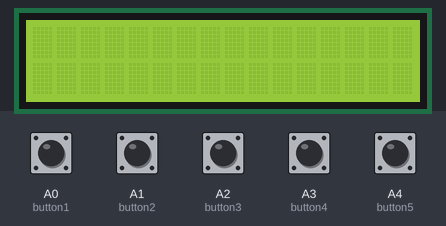
Simulated run of this sketch. Board: Arduino Leonardo, built for the host (arithmetic inside an expression is 32-bit, double 64-bit). On the bench: 16×2 character LCD. Inputs (shaded band) come from the test bench; at power-on: A0 (button1), A1 (button2), A2 (button3), A3 (button4), A4 (button5) HIGH. What the sketch prints to the serial monitor is not drawn.

Above: at 1.2 s.
1.3 s: A0 (button1) pulled LOW for 1 s
At 2.5 s:
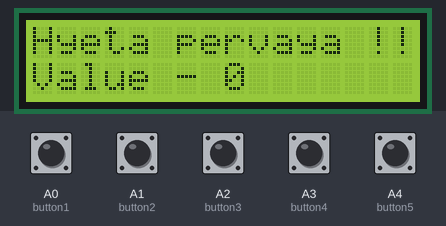
3.8 s: A1 (button2) pulled LOW for 0.15 s
At 5.1 s:
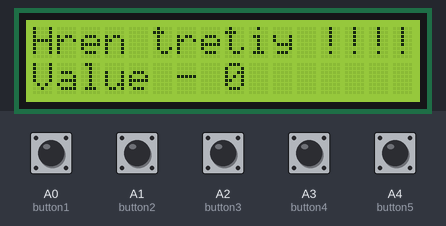
5.9 s: A1 (button2) pulled LOW for 0.15 s
At 7.7 s:
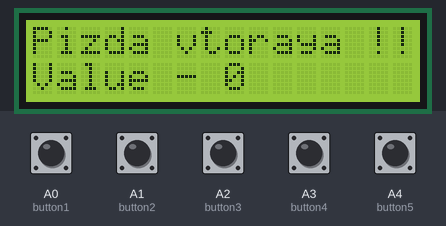
8.0 s: A0 (button1) pulled LOW for 1 s
At 9.3 s:
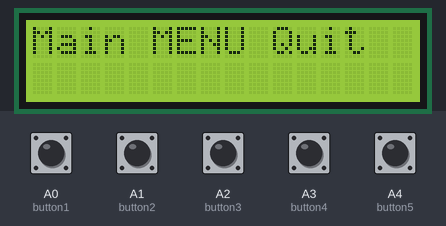
Timing chart, 0 to 11.0 s (numbered marks = the images above; inputs shaded):
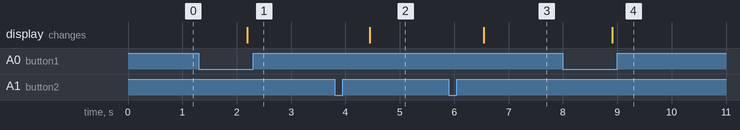

Measured:
- after the input at 1.3 s, the display: changes after 0.89 s (image 1)
- after the input at 3.8 s, the display: changes after 0.65 s (image 2)
- after the input at 5.9 s, the display: changes after 0.65 s (image 3)
- after the input at 8.0 s, the display: changes after 0.90 s (image 4)

The sketch:

Menu_4.ino
```cpp
typedef enum {
  MENU_OFF,  // set LED "OFF".
  MENU_ON,   // set LED "ON"
  ACTION_NONE,
  ACTION_LEFT, // blink LED "SLOW"
  ACTION_RIGHT,  // blink LED "FAST"
  ACTION_UP, // blink LED "SLOW"
  ACTION_DOWN,  // blink LED "FAST"
  ACTION_MENU // blink LED "SLOW"

} MyActions;

int mpd;
int mpds;
boolean verflag;
boolean horflag;

int numMenu = 0;
int countMenu = 3;
int dataMenu[3];

MyActions currentAction = MENU_OFF; // no action when starting
MyActions buttonAction = ACTION_NONE;

#include "OneButton.h"

// Setup a new OneButton on pin A0.
OneButton button1(A0, true);
// Setup a new OneButton on pin A1.
OneButton button2(A1, true);
// Setup a new OneButton on pin A2.
OneButton button3(A2, true);
// Setup a new OneButton on pin A3.
OneButton button4(A3, true);
// Setup a new OneButton on pin D4.
OneButton button5(A4, true);


#include <LiquidCrystal.h>
// initialize the library with the numbers of the interface pins
LiquidCrystal lcd(8, 9, 10, 11, 12, 13);
#include <Time.h>
#include <TimeLib.h>
#include <Wire.h>
#include <DS3231.h>

DS3231 clock;
RTCDateTime dt;


// setup code here, to run once:
void setup() {

  mpd = 0;
  mpds = 0;
  verflag = 0;
  horflag = 0;

  // Setup the Serial port. see http://arduino.cc/en/Serial/IfSerial
  Serial.begin(9600);
  while (!Serial) {
    ; // wait for serial port to connect. Needed for Leonardo only
  }
  Serial.println("Starting TwoButtons...");

  lcd.begin(16, 2);
  lcd.clear();

  clock.begin();
  // Set sketch compiling time
  clock.setDateTime(__DATE__, __TIME__);

  // link the button 1 functions.
  button1.attachClick(click1);
  button1.attachDoubleClick(doubleclick1);
  button1.attachLongPressStart(longPress1);


  // link the button 2 functions.
  button2.attachClick(click2);
  button2.attachDoubleClick(doubleclick2);


    // link the button 3 functions.
  button3.attachClick(click3);
  button3.attachDoubleClick(doubleclick3);


      // link the button 4 functions.
  button4.attachClick(click4);
  button4.attachDoubleClick(doubleclick4);


      // link the button 5 functions.
  button5.attachClick(click5);
  button5.attachDoubleClick(doubleclick5);


  // You may have to modify the next 2 lines if using another pin than A1
  PCICR |= (1 << PCIE1);    // This enables Pin Change Interrupt 1 that covers the Analog input pins or Port C.
  PCMSK1 |= (1 << PCINT9);  // This enables the interrupt for pin 1 of Port C: This is A1.
} // setup


// The Interrupt Service Routine for Pin Change Interrupt 1
// This routine will only be called on any signal change on A1: exactly where we need to check.
ISR(PCINT1_vect) {
  // keep watching the push button:
  button1.tick(); // just call tick() to check the state.
}


// main code here, to run repeatedly:
void loop() {
  unsigned long now = millis();

/*
  lcd.setCursor(0, 0); // set the cursor to column 15, line 0
  lcd.print("Data: ");// Print a message of "Temp: "to the LCD.
  lcd.print(clock.dateFormat("d.m.y",  dt));
  // (note: line 1 is the second row, since counting begins with 0):
  lcd.setCursor(0, 1); // set the cursor to column 15, line 1
  lcd.print("Time: ");
  lcd.print(clock.dateFormat("H:i:s",  dt));
*/

  // keep watching the push buttons:
  button1.tick();
  button2.tick();
  button3.tick();
  button4.tick();
  button5.tick();

  // You can implement other code in here or just wait a while
 // Serial.print(".");
  delay(10);

 // You can implement other code in here or just wait a while


  if (currentAction == MENU_OFF) {
    // Проверяем нажата ли кнопка меню
    if (buttonAction == ACTION_MENU) {
      //обнулили кнопку
      buttonAction = ACTION_NONE;
      //состояние переводим в меню пункт один
      currentAction = MENU_ON;
      numMenu = 0;

      //ввыводит надпись что мы в меню
      digitalWrite(13, HIGH);
      Serial.println("Main MENU");

      printMenuStatus();
    }

  }
  else {
    // Проверяем нажата ли кнопка меню
    if (buttonAction == ACTION_MENU) {
      //обнулили кнопку
      buttonAction = ACTION_NONE;
      //состояние переводим в меню пункт один
      currentAction = MENU_OFF;
      //ввыводит надпись что мы в меню
      digitalWrite(13, LOW);
      Serial.println("Main MENU Quit");
       lcd.clear();
       lcd.setCursor(0, 0); // set the cursor to column 15, line 0
       lcd.print("Main MENU Quit");// Print a message of "Temp: "to the LCD.

    }

    if (buttonAction == ACTION_LEFT) {
      //обнулили кнопку
      buttonAction = ACTION_NONE;
      //переключили указатель меню
      numMenu--;
      if (numMenu < 0) numMenu = 2;
      printMenuStatus();
    }

    if (buttonAction == ACTION_RIGHT) {
      buttonAction = ACTION_NONE;
      //переключили указатель меню
      numMenu++;
      if (numMenu > 2) numMenu = 0;
      printMenuStatus();
    }

    if (buttonAction == ACTION_UP) {
      buttonAction = ACTION_NONE;
      dataMenu[numMenu]++;
      printValueStatus();
    }

    if (buttonAction == ACTION_DOWN) {
      buttonAction = ACTION_NONE;
      dataMenu[numMenu]--;
      printValueStatus();
    }

  }


  // для антидребезга
  delay(10);


}


void printMenuStatus() {
  Serial.println((String) "Menu number: " + (numMenu + 1) + " ");
  if (numMenu == 0) {
    Serial.println((String) "Hyeta pervaya !!!!");
    lcd.clear();
    lcd.setCursor(0, 0); // set the cursor to column 15, line 0
    lcd.print("Hyeta pervaya !!!!");// Print a message of "Temp: "to the LCD.
  }
  if (numMenu == 1) {
    Serial.println((String) "Pizda vtoraya !!!!");
    lcd.clear();
    lcd.setCursor(0, 0); // set the cursor to column 15, line 0
    lcd.print("Pizda vtoraya !!!!");// Print a message of "Temp: "to the LCD.
  }
  if (numMenu == 2) {
    Serial.println((String) "Hren tretiy !!!!");
    lcd.clear();
    lcd.setCursor(0, 0); // set the cursor to column 15, line 0
    lcd.print("Hren tretiy !!!!");// Print a message of "Temp: "to the LCD.
  }
  printValueStatus();
}

void printValueStatus() {
  Serial.println((String) "Value - " + dataMenu[numMenu]);
  lcd.setCursor(0, 1); // set the cursor to column 15, line 1
  lcd.print((String) "Value - " + dataMenu[numMenu]);// Print a message of "Temp: "to the LCD.
}


// ----- button 1 callback functions

// This function will be called when the button1 was pressed 1 time (and no 2. button press followed).
void click1() {
  Serial.println("Button 1 click.");

} // click1


// This function will be called when the button1 was pressed 2 times in a short timeframe.
void doubleclick1() {
  Serial.println("Button 1 doubleclick.");
} // doubleclick1


// This function will be called once, when the button1 is pressed for a long time.
void longPress1() {
  Serial.println("Button 1 longPress");
  buttonAction = ACTION_MENU;
} // longPress1


// ... and the same for button 2:

void click2() {
  Serial.println("Button 2 click.");
  buttonAction = ACTION_LEFT;
} // click2


void doubleclick2() {
  Serial.println("Button 2 doubleclick.");
} // doubleclick2


// ... and the same for button 3:


void click3() {
  Serial.println("Button 3 click.");
  buttonAction = ACTION_RIGHT;
} // click3


// This function will be called when the button1 was pressed 2 times in a short timeframe.
void doubleclick3() {
  Serial.println("Button 3 doubleclick.");
} // doubleclick3


// ... and the same for button 4:


void click4() {
  Serial.println("Button 4 click.");
  buttonAction = ACTION_UP;

} // click4


void doubleclick4() {
  Serial.println("Button 4 doubleclick.");
} // doubleclick4


// ... and the same for button 5:


void click5() {
  Serial.println("Button 5 click.");
  buttonAction = ACTION_DOWN;

} // click5


// This function will be called when the button1 was pressed 2 times in a short timeframe.
void doubleclick5() {
  Serial.println("Button 5 doubleclick.");
} // doubleclick5


// End
```
